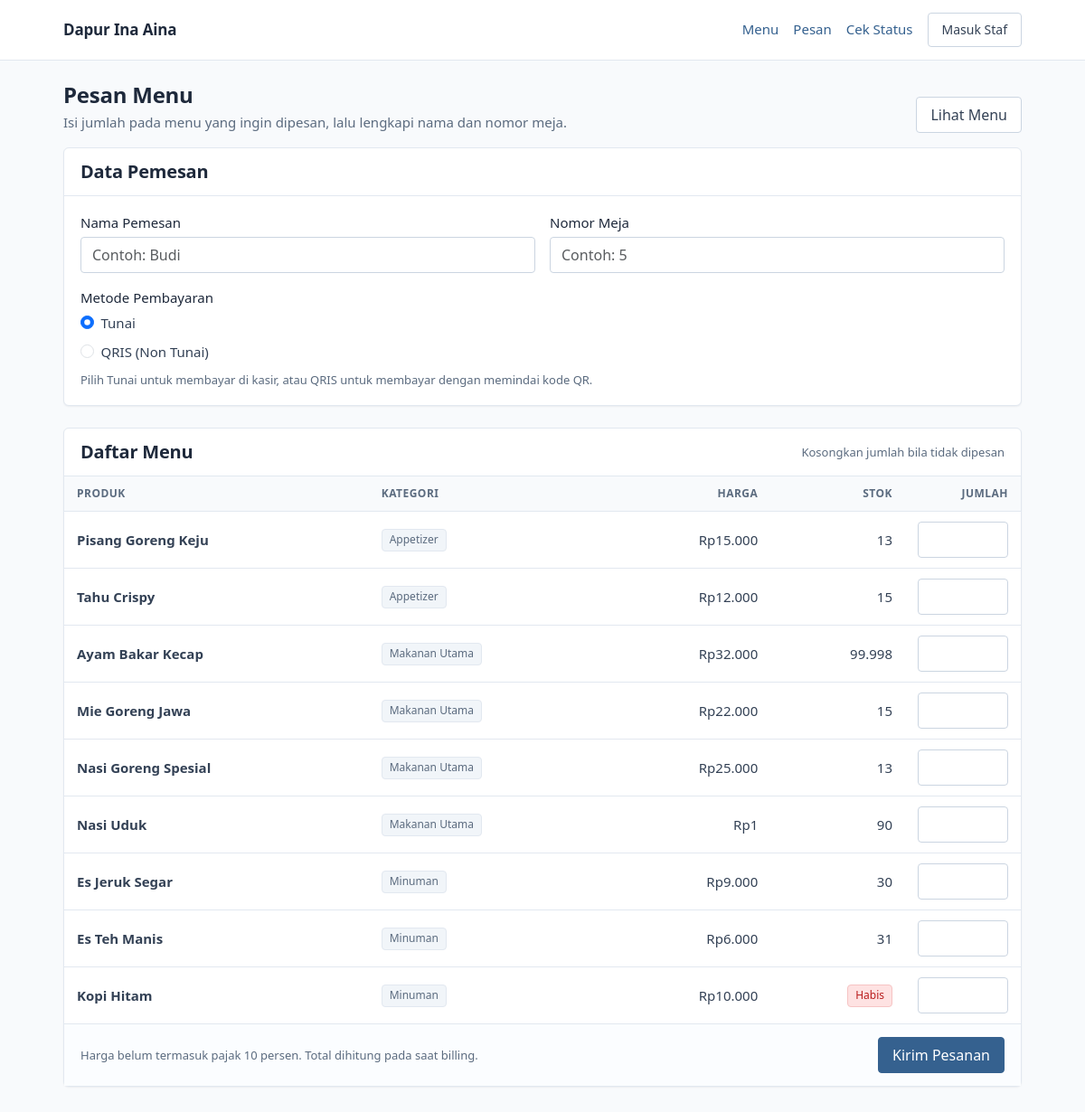
Screenshot of /pesan/ with the database file from the repository.
### core/models.py (models this page shows, shortened)
class Produk(models.Model):
    kategori = models.ForeignKey(
        KategoriProduk, on_delete=models.PROTECT, related_name="produk_list"
    )
    nama = models.CharField(max_length=100)
    deskripsi = models.TextField(blank=True, default="")
    harga = models.DecimalField(max_digits=10, decimal_places=2)
    stok = models.PositiveIntegerField(default=0)
    status_stok = models.CharField(
        max_length=10, choices=StatusStok.choices, default=StatusStok.HABIS
    )
    aktif = models.BooleanField(default=True)
    class Meta:
        db_table = "produk"
        verbose_name = "Produk"
        verbose_name_plural = "Produk"

class KategoriProduk(models.Model):
    nama = models.CharField(max_length=50, unique=True)
    tipe = models.CharField(max_length=20)
    class Meta:
        db_table = "kategori_produk"
        verbose_name = "Kategori Produk"
        verbose_name_plural = "Kategori Produk"

### core/views.py (the view, shortened to what this page needs)
# urls.py: path("pesan/", views.FormPesananView.as_view(), name="form_pesanan"),
class FormPesananView(View):
    template_name = "pelanggan/form_pesanan.html"
    def get(self, request):
        produk_list = services.produk_menu()
        form = FormPesanan(produk_list=produk_list)
        return render(request, self.template_name, self._konteks(form, produk_list))
    def _konteks(self, form, produk_list):
        return {
            "form": form,
            "produk_list": produk_list,
            "judul_halaman": "Pesan Menu",
        }

### core/autentikasi.py (called while the page is built)
def ambil_pengguna_sesi(request):
    id_pengguna = request.session.get(KUNCI_SESI)
    if not id_pengguna:
        return None
    return Pengguna.objects.filter(pk=id_pengguna, aktif=True).first()

### core/context_processors.py (called while the page is built)
def penanda_menu(request):
    nama_url = ""
    if request.resolver_match is not None:
        nama_url = request.resolver_match.url_name or ""
    return {"menu_aktif": PETA_MENU.get(nama_url, "")}

### core/forms.py (called while the page is built)
    def baris(self):
        return [
            (produk, self[f"jumlah_{produk.pk}"])
            for produk in self.produk_list
        ]

### core/services.py (called while the page is built)
def produk_menu(kategori_id=None, cari=None):
    produk = (
        Produk.objects.filter(aktif=True)
        .select_related("kategori")
        .order_by("kategori__nama", "nama")
    )
    if kategori_id:
        produk = produk.filter(kategori_id=kategori_id)
    if cari:
        produk = produk.filter(nama__icontains=cari)
    return produk

### templates/pelanggan/form_pesanan.html (shortened to what this page needs)
{% extends "base.html" %}
{% block isi %}
  <div class="d-flex justify-content-between align-items-end flex-wrap gap-3 mb-3">
    <div>
      <h1 class="mb-1">Pesan Menu</h1>
      <p class="teks-redup mb-0">
        Isi jumlah pada menu yang ingin dipesan, lalu lengkapi nama dan nomor meja.
      </p>
    </div>
    <a href="{% url 'core:beranda' %}" class="btn btn-garis">Lihat Menu</a>
  </div>
  <form method="post" novalidate data-cegah-ganda>
    <div class="kartu mb-4">
      <div class="kartu-kepala">
        <h2>Data Pemesan</h2>
      </div>
      <div class="kartu-isi">
        <div class="row g-3">
          <div class="col-12 col-md-6">
            <label for="{{ form.nama.id_for_label }}" class="form-label">
              {{ form.nama.label }}
            </label>
            {{ form.nama }}
          </div>
          <div class="col-12 col-md-6">
            <label for="{{ form.nomor_meja.id_for_label }}" class="form-label">
              {{ form.nomor_meja.label }}
            </label>
            {{ form.nomor_meja }}
          </div>
        </div>
        <div class="mt-3">
          <span class="form-label d-block">{{ form.metode_pembayaran.label }}</span>
          {% for radio in form.metode_pembayaran %}
            <div class="form-check mb-2">
              {{ radio.tag }}
              <label class="form-check-label" for="{{ radio.id_for_label }}">
                {{ radio.choice_label }}
              </label>
            </div>
          {% endfor %}
          <div class="form-text">{{ form.metode_pembayaran.help_text }}</div>
        </div>
      </div>
    </div>
    <div class="kartu mb-4">
      <div class="kartu-kepala">
        <h2>Daftar Menu</h2>
        <span class="teks-kecil teks-redup">
          Kosongkan jumlah bila tidak dipesan
        </span>
      </div>
      {% if produk_list %}
        <div class="tabel-gulir">
          <table class="tabel-rapi">
            <thead>
              <tr>
                <th>Produk</th>
                <th>Kategori</th>
                <th class="angka">Harga</th>
                <th class="angka">Stok</th>
                <th class="angka" style="width: 8rem;">Jumlah</th>
              </tr>
            </thead>
            <tbody>
              {% for produk, field_jumlah in form.baris %}
                <tr>
                  <td>
                    <span class="fw-semibold">{{ produk.nama }}</span>
                  </td>
                  <td><span class="lencana">{{ produk.kategori.nama }}</span></td>
                  <td class="angka">Rp{{ produk.harga|floatformat:"0" }}</td>
                  <td class="angka">
                    {% if produk.stok > 0 %}
                      {{ produk.stok }}
                    {% else %}
                      <span class="lencana lencana-stok--habis">Habis</span>
                    {% endif %}
                  </td>
                  <td class="angka">
                    {{ field_jumlah }}
                  </td>
                </tr>
              {% endfor %}
            </tbody>
          </table>
        </div>
      {% else %}
        <div class="keadaan-kosong">
          <p class="keadaan-kosong__judul">Belum ada produk</p>
          <p class="mb-0">Menu belum tersedia sehingga pesanan belum dapat dibuat.</p>
        </div>
      {% endif %}
      <div class="kartu-kaki d-flex justify-content-between align-items-center flex-wrap gap-2">
        <span class="teks-kecil teks-redup">
          Harga belum termasuk pajak 10 persen. Total dihitung pada saat billing.
        </span>
        <button type="submit" class="btn btn-utama">Kirim Pesanan</button>
      </div>
    </div>
  </form>
{% endblock %}

### static/css/app.css (style rules this page uses)
:root { --ina-aksen: #35618f; --ina-aksen-hover: #2b5182; --ina-aksen-lembut: #eaf2fa; --ina-halaman: #f8fafc; --ina-permukaan: #ffffff; --ina-garis: #e2e8f0; --ina-garis-tegas: #cbd5e1; --ina-teks: #334155; --ina-teks-redup: #5b6b7f; --ina-judul: #1e293b; --ina-sidebar: #1e293b; --ina-sidebar-teks: #cbd5e1; --ina-sidebar-aktif: #334155; --ina-sidebar-garis: #334155; --ina-baru-teks: #57534e; --ina-baru-latar: #f5f5f4; --ina-proses-teks: #9a4a00; --ina-proses-latar: #fdf0d5; --ina-selesai-teks: #0b6e75; --ina-selesai-latar: #d9f2f4; --ina-bayar-teks: #15803d; --ina-bayar-latar: #dcfce7; --ina-batal-teks: #b91c1c; --ina-batal-latar: #fee2e2; --ina-sukses-teks: #15803d; --ina-sukses-latar: #dcfce7; --ina-gagal-teks: #b91c1c; --ina-gagal-latar: #fee2e2; --ina-ingat-teks: #9a4a00; --ina-ingat-latar: #fdf0d5; --ina-radius: 6px; --ina-radius-kecil: 4px; --ina-bayang: 0 1px 2px rgba(15, 23, 42, 0.06); --ina-bayang-tinggi: 0 4px 12px rgba(15, 23, 42, 0.10); --ina-sidebar-lebar: 232px; --ina-tinggi-kontrol: 40px; }
body { background-color: var(--ina-halaman); color: var(--ina-teks); font-size: 0.9375rem; line-height: 1.55; font-family: system-ui, -apple-system, "Segoe UI", Roboto, "Helvetica Neue", Arial, sans-serif; }
h1, h2, h3, h4, h5, h6, .judul { color: var(--ina-judul); font-weight: 600; letter-spacing: -0.01em; }
h1 { font-size: 1.5rem; }
h2 { font-size: 1.25rem; }
a { color: var(--ina-aksen); text-decoration: none; }
.teks-redup { color: var(--ina-teks-redup); }
.teks-kecil { font-size: 0.8125rem; }
.tabel-rapi th.angka, .tabel-rapi td.angka { text-align: right; font-variant-numeric: tabular-nums; white-space: nowrap; }
.btn { border-radius: var(--ina-radius-kecil); font-weight: 500; padding: 0.4375rem 0.9375rem; min-height: 38px; }
.btn-utama { background-color: var(--ina-aksen); border: 1px solid var(--ina-aksen); color: #ffffff; }
.btn-garis { background-color: var(--ina-permukaan); border: 1px solid var(--ina-garis-tegas); color: var(--ina-teks); }
.form-label { font-weight: 500; color: var(--ina-judul); margin-bottom: 0.25rem; }
.form-control, .form-select { border-color: var(--ina-garis-tegas); border-radius: var(--ina-radius-kecil); min-height: var(--ina-tinggi-kontrol); color: var(--ina-teks); }
.form-text { color: var(--ina-teks-redup); font-size: 0.8125rem; }
.kartu { background-color: var(--ina-permukaan); border: 1px solid var(--ina-garis); border-radius: var(--ina-radius); box-shadow: var(--ina-bayang); }
.kartu-kepala { padding: 0.875rem 1.125rem; border-bottom: 1px solid var(--ina-garis); display: flex; align-items: center; justify-content: space-between; gap: 0.75rem; flex-wrap: wrap; }
.kartu-kepala h2, .kartu-kepala h3 { margin: 0; }
.kartu-isi { padding: 1.125rem; }
.kartu-kaki { padding: 0.875rem 1.125rem; border-top: 1px solid var(--ina-garis); background-color: #fbfdff; }
.lencana { display: inline-block; padding: 0.125rem 0.5rem; border-radius: var(--ina-radius-kecil); font-size: 0.75rem; font-weight: 500; color: var(--ina-teks-redup); background-color: #f1f5f9; border: 1px solid var(--ina-garis); }
.lencana-stok--habis { color: var(--ina-batal-teks); background-color: var(--ina-batal-latar); border-color: #f6c4c4; }
.tabel-rapi { width: 100%; margin: 0; border-collapse: collapse; }
.tabel-rapi thead th { background-color: #f8fafc; border-bottom: 1px solid var(--ina-garis); color: var(--ina-teks-redup); font-size: 0.75rem; font-weight: 600; letter-spacing: 0.04em; text-transform: uppercase; padding: 0.625rem 0.875rem; text-align: left; white-space: nowrap; }
.tabel-rapi tbody td { border-bottom: 1px solid var(--ina-garis); padding: 0.6875rem 0.875rem; vertical-align: middle; }
.tabel-rapi tbody tr:last-child td { border-bottom: 0; }
.tabel-gulir { overflow-x: auto; }
.form-control, .form-select, textarea { caret-color: var(--ina-aksen); }
a { text-underline-offset: 2px; }
* { scrollbar-width: thin; scrollbar-color: #b6c2d1 var(--ina-halaman); }

### rows the page displays
Produk: nama "Pisang Goreng Keju", kategori.nama "Appetizer", harga "15.000", stok "13"
Produk: nama "Tahu Crispy", kategori.nama "Appetizer", harga "12.000", stok "15"
Produk: nama "Ayam Bakar Kecap", kategori.nama "Makanan Utama", harga "32.000", stok "99.998"
Produk: nama "Mie Goreng Jawa", kategori.nama "Makanan Utama", harga "22.000", stok "15"
Produk: nama "Nasi Goreng Spesial", kategori.nama "Makanan Utama", harga "25.000", stok "13"
Produk: nama "Nasi Uduk", kategori.nama "Makanan Utama", harga "1", stok "90"
Produk: nama "Es Jeruk Segar", kategori.nama "Minuman", harga "9.000", stok "30"
Produk: nama "Es Teh Manis", kategori.nama "Minuman", harga "6.000", stok "31"
Produk: nama "Kopi Hitam", kategori.nama "Minuman", harga "10.000", stok "Habis"

### other values shown
{{ radio.choice_label }} "Tunai" "QRIS (Non Tunai)"
